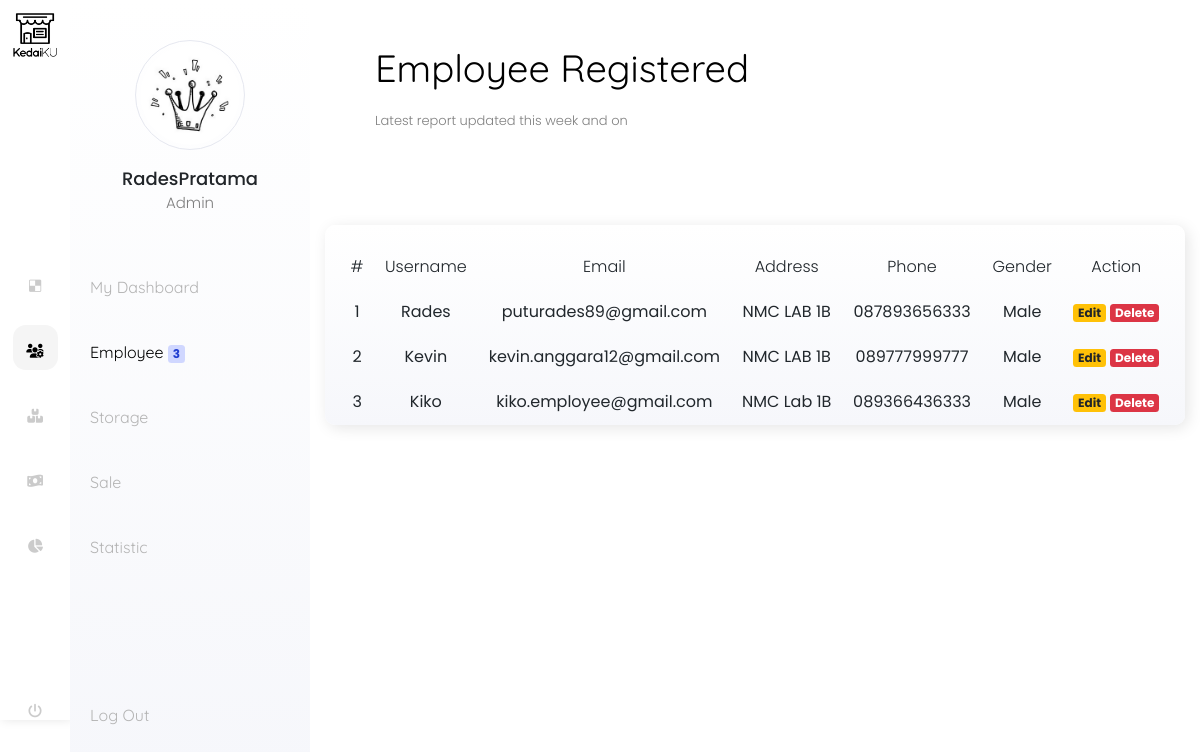
The page /Data-Employee.php on the database its author committed.
### tables this page shows
CREATE TABLE `tb_user` (
  `id` INT(255) NOT NULL AUTO_INCREMENT,
  `role` ENUM('Admin','Employee') DEFAULT 'Employee',
  `user_pict` BLOB DEFAULT NULL,
  `username` VARCHAR(200) DEFAULT NULL,
  `email` VARCHAR(200) DEFAULT NULL,
  `password` VARCHAR(255) DEFAULT NULL,
  `address` VARCHAR(200) DEFAULT NULL,
  `phone` VARCHAR(200) DEFAULT NULL,
  `gender` ENUM('Male','Female') DEFAULT NULL,
  PRIMARY KEY (`id`),
  KEY `id_role` (`role`)
);

### Connection/Config.php (called while the page is built, shortened)
<?php
class Connect
{
    function start()
    {
        $this->conn = new mysqli(self::SERVERNAME, self::USERNAME, self::PASSWORD, self::DATABASE);
        return $this->conn;
    }
}

### Process/UserInsert.php (called while the page is built, shortened)
<?php
require_once("Connection/Config.php");
class Users extends Connect
{
    public $conn;
    protected $table = 'tb_user';
    function __construct()
    {
        $this->conn = parent::start();
    }
    function all($field = '*')
    {
        $sql = "SELECT $field FROM " . $this->table;
        $result = $this->conn->query($sql);
        return $result;
    }
      function count()
    {
        $sql = "SELECT count(id) as jumlah FROM " . $this->table. " " ;
            $result = $this->conn->query($sql);
            $data=mysqli_fetch_assoc($result);
            return $data['jumlah'];
    }
}

### Data-Employee.php (the view, shortened to what this page needs)
<?php
require "Process/UserInsert.php";
$Users = new Users();
$rows = $Users->all();
$jumlah = $Users->count();
?>
<!DOCTYPE html>
<html lang="en">
<head>
    <link rel="stylesheet" href="https://stackpath.bootstrapcdn.com/bootstrap/4.4.1/css/bootstrap.min.css">
    <link href="https://stackpath.bootstrapcdn.com/font-awesome/4.7.0/css/font-awesome.min.css" rel="stylesheet">
    <link rel='stylesheet' href='https://cdn.jsdelivr.net/npm/sweetalert2@9.7.2/dist/sweetalert2.min.css'>
    <link rel="stylesheet" type="text/css" href="Style/style.css">
    <link rel="stylesheet" type="text/css" href="Style/sub-style.css">
</head>
<body>
    <div class="left-sidebar">
        <div class="shortcut" onmouseover="showAdminProfile()" onmouseout="hideAdminProfile()">
            <div class="my-logo">
                <img src="Dist/Icon/Kedaiku-Icon.png" alt="myLogo" height="70">
            </div>
            <div class="menus">
                <div class="item-menu inactive">
                    <a href="AdminDashboard.php">
                        <p class="icon-menu">
                            <i class="fab fa-delicious"></i>
                        </p>
                    </a>
                </div>
                <div class="item-menu">
                    <a href="Data-Employee.php">
                        <p class="icon-menu">
                            <i class="fas fa-users-cog"></i>
                        </p>
                    </a>
                </div>
                <div class="item-menu inactive">
                    <a href="Data-Storage.php">
                        <p class="icon-menu">
                            <i class="fas fa-boxes"></i>
                        </p>
                    </a>
                </div>
                <div class="item-menu inactive">
                    <a href="Data-Sale.php">
                        <p class="icon-menu">
                            <i class="fas fa-money-bill-wave"></i>
                        </p>
                    </a>
                </div>
                <div class="item-menu inactive">
                    <a href="Data-Statistic.php">
                        <p class="icon-menu">
                            <i class="fas fa-chart-pie"></i>
                        </p>
                    </a>
                </div>
                <div class="item-menu inactive">
                    <a href="Process/LogOut.php">
                        <p class="icon-menu">
                            <i class="fas fa-power-off"></i>
                        </p>
                    </a>
                </div>
            </div>
        </div>
        <div class="admin-menu" id="sl_ap">
            <div class="admin-pict">
                <img src="Dist/Icon/Admin-pict.png" alt="admin-picture">
            </div>
            <p class="admin-name">
                RadesPratama
            </p>
            <p class="user-role">
                Admin
            </p>
            <ul class="list-menu">
                <a href="AdminDashboard.php">
                    <li>My Dashboard</li>
                </a>
                <a href="Data-Employee.php">
                    <li class="active-link">Employee <span class="badge-kedaiku badge badge-light"><?php echo $jumlah ?></span></li>
                </a>
                <a href="Data-Storage.php">
                    <li>Storage</li>
                </a>
                <a href="Data-Sale.php">
                    <li>Sale</li>
                </a>
                <a href="Data-Statistic.php">
                    <li>Statistic</li>
                </a>
                <a href="Process/LogOut.php">
                    <li style="padding-top:103px;">Log Out</li>
                </a>
            </ul>
        </div>
    </div>
    <div class="main-content">
        <div class="header row">
            <div class="col-md-12">
                <p class="header-title">
                    Employee Registered
                </p>
                <p class="sub-header-title">
                    Latest report updated this week and on
                </p>
            </div>
        </div>
        <div class="row report-group">
            <div class="col-md-12">
                <div class="col-md-12 items-big-report">
                    <table class="table-kedaiku table table-borderless" id="table-kedaiku">
                        <thead>
                            <tr>
                                <th scope="col">#</th>
                                <th scope="col">Username</th>
                                <th scope="col">Email</th>
                                <th scope="col">Address</th>
                                <th scope="col">Phone</th>
                                <th scope="col">Gender</th>
                                <th scope="col">Action</th>
                            </tr>
                        </thead>
                        <tbody data-spy="scroll" data-target=".table-kedaiku" data-offset="50">
                        <?php
                        while ($row = $rows->fetch_assoc()) {
                        ?>
                            <tr>
                                <td scope="row"><?php echo $row['id'] ?></td>
                                <td><?php echo $row['username'] ?></td>
                                <td><?php echo $row['email'] ?></td>
                                <td><?php echo $row['address'] ?></td>
                                <td><?php echo $row['phone'] ?></td>
                                <td><?php echo $row['gender'] ?></td>
                                <td>
                                    <a href="#"class="badge badge-warning">Edit</a>
                                    <a href="Delete-employee.php?id=<?php echo $row['id'] ?>" " class="badge badge-danger">Delete</a>
                                </td>
                            </tr>
                        <?php
                        }
                        ?>
                        </tbody>
                    </table>
                </div>
            </div>
        </div>
    </div>
    <link href="https://stackpath.bootstrapcdn.com/font-awesome/4.7.0/css/font-awesome.min.css" rel="stylesheet" />
</body>
</html>

### Style/style.css (style rules this page uses)
* { font-family: "Poppins", sans-serif; text-decoration: none; list-style: none; font-weight: 500; }
.left-sidebar { width: 310px; float: left; }
.left-sidebar .shortcut { width: 70px; height: 720px; background: white; float: left; }
.left-sidebar .my-logo img { margin-left: auto; margin-right: auto; display: block; }
.left-sidebar .menus { width: 70px; margin-top: 190px; }
.left-sidebar .menus .item-menu { width: 45px; height: 45px; background-color: whitesmoke; border-radius: 13px; margin: auto; margin-bottom: 20px; }
.left-sidebar .menus .item-menu .icon-menu { color: black; font-size: 22px; text-align: center; padding-top: 7px; }
.left-sidebar .menus .item-menu:last-child { margin-top: 120px; }
.left-sidebar .menus .inactive { background: none; }
.left-sidebar .menus .inactive .icon-menu { opacity: 0.2; }
.left-sidebar .menus .inactive { transition: 0.1s; }
.left-sidebar .menus .inactive .icon-menu { transition: 0.1s; }
.left-sidebar .admin-menu { width: 240px; height: 780px; background: linear-gradient(180deg, rgba(255, 255, 255, 1) 0%, rgba(246, 247, 251, 1) 100%); float: left; }
.left-sidebar .admin-menu .admin-pict { width: 110px; height: 110px; border: 1px solid #e6e8f0; border-radius: 100%; margin: auto; margin-top: 40px; }
.left-sidebar .admin-menu .admin-pict img { width: 100px; height: 100px; border-radius: 100%; margin-top: 4px; margin-left: auto; margin-right: auto; display: block; object-fit: cover; }
.left-sidebar .admin-menu .admin-name { font-size: 18px; font-family: "Poppins"; font-weight: 500; margin-top: 15px; margin-bottom: 0px; text-align: center; }
.left-sidebar .admin-menu .user-role { font-size: 15px; font-family: "Poppins"; font-weight: 300; color: gray; text-align: center; }
.left-sidebar .admin-menu .list-menu { margin-top: 60px; margin-left: -20px; }
.left-sidebar .admin-menu .list-menu .badge-kedaiku { background: #d0d7ff; color: #203dd1; }
.left-sidebar .admin-menu .list-menu .active-link { color: black; }
.left-sidebar .admin-menu .list-menu a { text-decoration: none; }
.left-sidebar .admin-menu .list-menu li { display: block; padding-bottom: 41px; font-size: 16px; font-family: "Quicksand"; font-weight: 400; color: #b4b4b4; }
.main-content .header .header-title { font-family: "Quicksand"; font-size: 38px; color: black; font-weight: 400; margin-left: 50px; margin-top: 40px; }
.main-content .header .sub-header-title { font-weight: 300; font-family: "Poppins"; color: gray; font-size: 13px; margin-left: 50px; padding-bottom: 50px; }
.main-content .report-group { margin-top: 0px; }
.main-content .report-group .items-big-report { background: linear-gradient(180deg, rgba(255, 255, 255, 1) 0%, rgba(246, 247, 251, 1) 100%); box-shadow: 3px 3px 15px rgba(0, 0, 0, 0.1); border-radius: 10px; margin-top: 30px; padding-top: 20px; padding-bottom: 20 px; }
.table-kedaiku thead tr th { font-size: 16px; color: #21272c; font-weight: 300; font-family: "Poppins"; text-align: center; }
.table-kedaiku tbody tr td { font-size: 16px; color: #21272c; font-weight: 400; font-family: "Poppins"; text-align: center; }

### Style/sub-style.css (style rules this page uses)
* { font-family: "Poppins"; font-size: 14px; }
.left-sidebar { width: 310px; float: left; }
.left-sidebar .shortcut { width: 70px; height: 720px; background: white; float: left; box-shadow: 2px 0px 10px rgba(0, 0, 0, 0.1); }

### rows shown on the page
tb_user: id "1", username "Rades", email "puturades89@gmail.com", address "NMC LAB 1B", phone "087893656333", gender "Male"
tb_user: id "2", username "Kevin", email "kevin.anggara12@gmail.com", address "NMC LAB 1B", phone "089777999777", gender "Male"
tb_user: id "3", username "Kiko", email "kiko.employee@gmail.com", address "NMC Lab 1B", phone "089366436333", gender "Male"

### other values the page prints
$jumlah "3"
